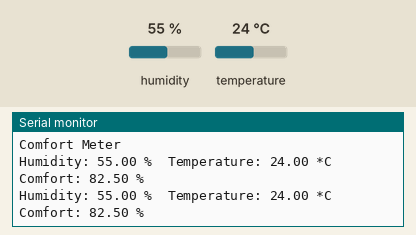
Bench run of a sketch on a simulated Arduino Uno, built with avr-gcc and run on an emulated ATmega328P. On the bench: the last lines printed to the serial monitor. The inputs (shaded band) are chosen by the test bench; at power-on: humidity 55 %, temperature 24 °C.

Above: at 3.8 s.
3.9 s: humidity set to 22 %
At 6.7 s:
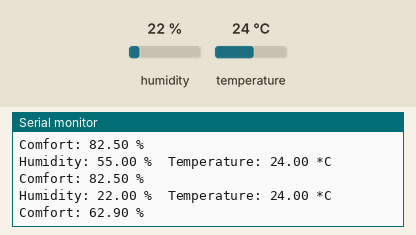
7.8 s: temperature set to 12 °C
At 10.4 s:
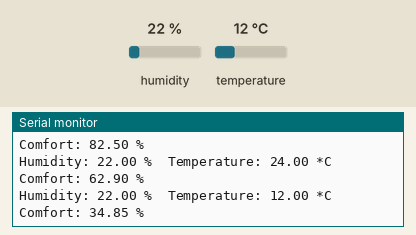
11.7 s: humidity set to 40 %
At 13.0 s:
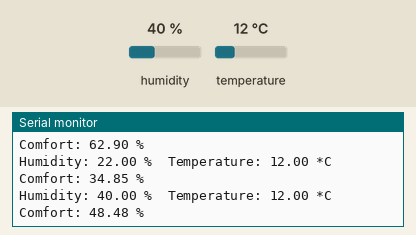
Timing chart, 0 to 14.7 s (numbered marks = the images above; inputs shaded):
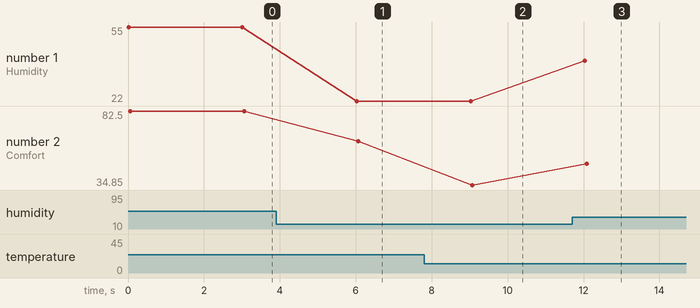

The sketch:

fuzzy_dht.ino
```cpp
// (licence header left out)
#include "DHT.h"

#define DHTPIN 2 // signal pin of DHT11 is connected to pin D2
#define DHTTYPE DHT22 // choosing a DHT11 software

float trimf(float x,float a, float b, float c); // defining trangular membrship function
float comfort(float T, float V); // definign function for calculating comfort

DHT dht(DHTPIN, DHTTYPE); // creating class dht from DHT library

void setup() {
  Serial.begin(9600); // start serial communication
  Serial.println("Comfort Meter");

  dht.begin(); // begin DHT class
}

void loop() {
  float h = dht.readHumidity(); // read relative humidity from DHT11
  float t = dht.readTemperature(); // read temperature from DHT11
  if (isnan(t) || isnan(h)) // if we cannot receive data from DHT11, signal error
  {
      Serial.println("Failed to read from DHT");
  }else
  {
    float comf = comfort(t,h); // calculate comfort

    // printing results
    Serial.print("Humidity: ");
    Serial.print(h);
    Serial.print(" %\t");
    Serial.print("Temperature: ");
    Serial.print(t);
    Serial.println(" *C");
    Serial.print("Comfort: ");
    Serial.print(comf*100); // printing comfort in %
    Serial.println(" %");
  }
  delay(3000);
}

// Function for calculating aterniation to a membership function
  // x = our variable (measurment of temperature or relative humidity)
  // a = starting point of triangle
  // b = peak of triangle
  // c = ending point of triangle
float trimf(float x,float a, float b, float c){
  float f;
  if(x<=a)
     f=0;
  else if((a<=x)&&(x<=b))
     f=(x-a)/(b-a);
  else if((b<=x)&&(x<=c))
     f=(c-x)/(c-b);
  else if(c<=x)
     f=0;
  return f;
}

// Function for predicting atmospheric comfort from temperature and relative humidity
float comfort(float T, float V){
  float C1 = 1; // singleton, comfortable
  float C2 = 0.5; // singleton, uncomfortable
  float C3 = 0; // singleton, very uncomfortable
  if(T>35) T=35; // if temperature is above 35°C, set temperature to maksimum in our range
  // Fuzzy rules
  float w1 = min (trimf(V, 0, 50, 100), trimf(T, 10, 22.5, 35)); // comfortable
  float w2 = min (trimf(V, 0, 50, 100), trimf(T, 10, 10, 22.5)); // uncomfortable
  float w3 = min (trimf(V, 0, 50, 100), trimf(T, 22.5, 35, 35)); // uncomfortable
  float w4 = min (trimf(V, 0, 0, 50), trimf(T, 10, 22.5, 35)); // uncomfortable
  float w5 = min (trimf(V, 0, 0, 50), trimf(T, 10, 10, 22.5)); // very uncomfortable
  float w6 = min (trimf(V, 0, 0, 50), trimf(T, 22.5, 35, 35)); // very uncomfortable
  float w7 = min (trimf(V, 50, 100, 100), trimf(T, 10, 10, 22.5)); // very uncomfortable
  float w8 = min (trimf(V, 50, 100, 100), trimf(T, 10, 22.5, 35)); // uncomfortable
  float w9 = min (trimf(V, 50, 100, 100), trimf(T, 22.5, 35, 35)); // very uncomfortable
  // Defuzzyfication
  float z = (w1*C1 + w2*C2 + w3*C2 + w4*C2 + w5*C3 + w6*C3 + w7*C3 + w8*C2 + w9*C3)/(w1+w2+w3+w4+w5+w6+w7+w8+w9);
  return z;
}
```

Measured:
- after the input at 3.9 s, the serial monitor: prints a new line after 2.1 s (image 1)
- after the input at 7.8 s, the serial monitor: prints a new line after 1.2 s (image 2)
- after the input at 11.7 s, the serial monitor: prints a new line after 0.34 s (image 3)
- plotted number 1: 55 → 22 after the input at 3.9 s, 22 → 40 after the input at 11.7 s
- plotted number 2: 82.5 → 62.9 after the input at 3.9 s, 62.9 → 34.85 after the input at 7.8 s, 34.85 → 48.48 after the input at 11.7 s
